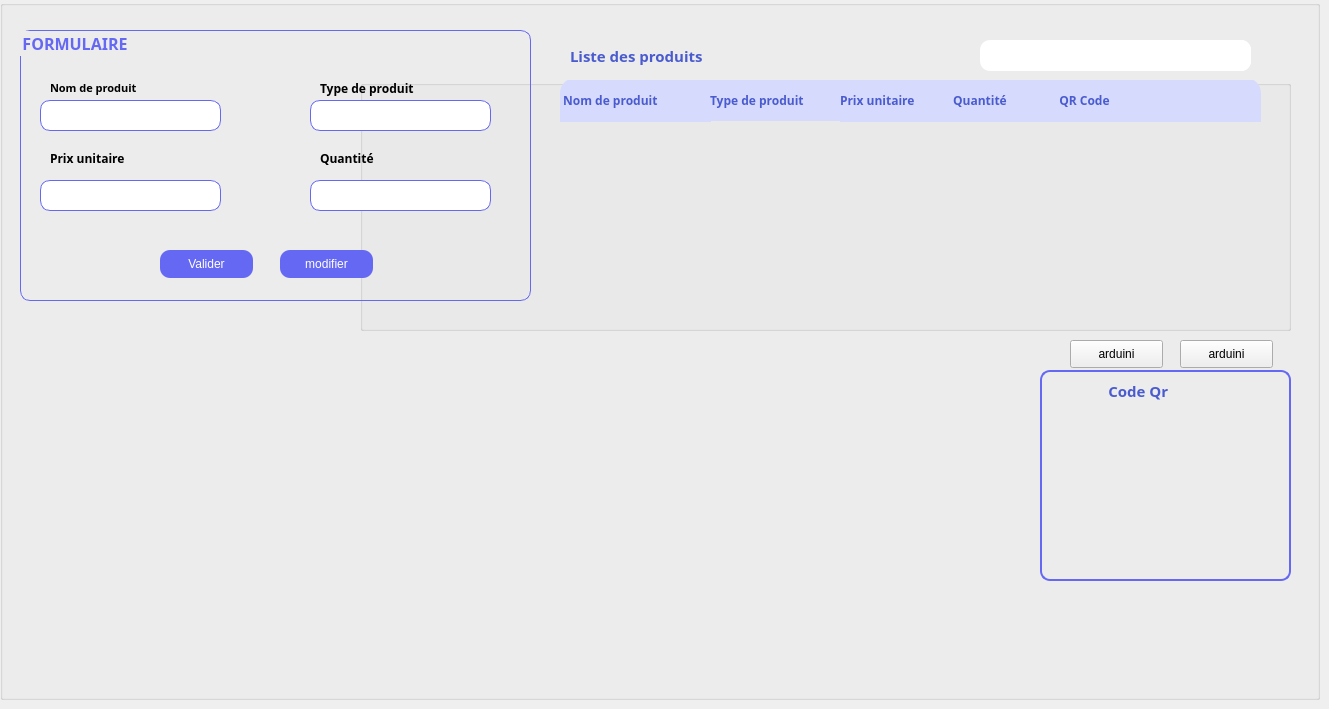
    <widget class="QWidget" name="tab_5">
     <property name="styleSheet">
      <string notr="true">#tab_5{
background-image: url(:/resource/img/bg.png);
}</string>
     </property>
     <attribute name="title">
      <string>Gest produits</string>
     </attribute>
     <widget class="QGroupBox" name="bg">
      <property name="geometry">
       <rect>
        <x>0</x>
        <y>0</y>
        <width>1320</width>
        <height>700</height>
       </rect>
      </property>
      <property name="styleSheet">
       <string notr="true">#bg{
background-image:url(c:/Users/Dell/Downloads/background.png);
}</string>
      </property>
      <property name="title">
       <string/>
      </property>
      <widget class="QLineEdit" name="edit_r">
       <property name="geometry">
        <rect>
         <x>980</x>
         <y>40</y>
         <width>271</width>
         <height>31</height>
        </rect>
       </property>
       <property name="styleSheet">
        <string notr="true">#edit_r{

border-radius:10px;
}</string>
       </property>
       <property name="text">
        <string/>
       </property>
      </widget>
      <widget class="QGroupBox" name="ajouter_p">
       <property name="geometry">
        <rect>
         <x>20</x>
         <y>30</y>
         <width>511</width>
         <height>271</height>
        </rect>
       </property>
       <property name="font">
        <font>
         <family>Montserrat ExtraBold</family>
         <pointsize>12</pointsize>
         <weight>75</weight>
         <italic>false</italic>
         <bold>true</bold>
        </font>
       </property>
       <property name="styleSheet">
        <string notr="true">#ajouter_p{
background-color:transparent;
border-radius:10px;
border: 1px solid #6568F3;
color:#6568F3;
}</string>
       </property>
       <property name="title">
        <string>FORMULAIRE</string>
       </property>
       <widget class="QLabel" name="label_n">
        <property name="geometry">
         <rect>
          <x>30</x>
          <y>50</y>
          <width>131</width>
          <height>16</height>
         </rect>
        </property>
        <property name="font">
         <font>
          <family>Montserrat ExtraBold</family>
          <pointsize>8</pointsize>
          <weight>75</weight>
          <bold>true</bold>
         </font>
        </property>
        <property name="text">
         <string>Nom de produit</string>
        </property>
       </widget>
       <widget class="QLabel" name="label_p">
        <property name="geometry">
         <rect>
          <x>30</x>
          <y>120</y>
          <width>121</width>
          <height>16</height>
         </rect>
        </property>
        <property name="font">
         <font>
          <family>Montserrat ExtraBold</family>
          <weight>75</weight>
          <bold>true</bold>
         </font>
        </property>
        <property name="text">
         <string>Prix unitaire</string>
        </property>
       </widget>
       <widget class="QLabel" name="label_q">
        <property name="geometry">
         <rect>
          <x>300</x>
          <y>120</y>
          <width>91</width>
          <height>16</height>
         </rect>
        </property>
        <property name="font">
         <font>
          <family>Montserrat ExtraBold</family>
          <weight>75</weight>
          <bold>true</bold>
         </font>
        </property>
        <property name="text">
         <string>Quantité</string>
        </property>
       </widget>
       <widget class="QLabel" name="label_t">
        <property name="geometry">
         <rect>
          <x>300</x>
          <y>50</y>
          <width>121</width>
          <height>16</height>
         </rect>
        </property>
        <property name="font">
         <font>
          <family>Montserrat ExtraBold</family>
          <weight>75</weight>
          <bold>true</bold>
         </font>
        </property>
        <property name="text">
         <string>Type de produit</string>
        </property>
       </widget>
       <widget class="QLineEdit" name="edit_nom">
        <property name="geometry">
         <rect>
          <x>20</x>
          <y>70</y>
          <width>181</width>
          <height>31</height>
         </rect>
        </property>
        <property name="styleSheet">
         <string notr="true">#edit_nom{
border-radius:10px;
border:1px solid #6568F3;
}</string>
        </property>
       </widget>
       <widget class="QLineEdit" name="edit_type">
        <property name="geometry">
         <rect>
          <x>290</x>
          <y>70</y>
          <width>181</width>
          <height>31</height>
         </rect>
        </property>
        <property name="styleSheet">
         <string notr="true">#edit_type{
border-radius:10px;
border:1px solid #6568F3;
}</string>
        </property>
       </widget>
       <widget class="QPushButton" name="valider_b">
        <property name="geometry">
         <rect>
          <x>140</x>
          <y>220</y>
          <width>93</width>
          <height>28</height>
         </rect>
        </property>
        <property name="styleSheet">
         <string notr="true">#valider_b{
color:white;
background-color:#6568F3;
border-radius:10px;
}
#valider_b:hover{
color:white;
background-color:#FF7244;
border-radius:10px;
}</string>
        </property>
        <property name="text">
         <string>Valider</string>
        </property>
       </widget>
       <widget class="QPushButton" name="modifier_b">
        <property name="geometry">
         <rect>
          <x>260</x>
          <y>220</y>
          <width>93</width>
          <height>28</height>
         </rect>
        </property>
        <property name="styleSheet">
         <string notr="true">#modifier_b{
color:white;
background-color:#6568F3;
border-radius:10px;
}
#modifier_b:hover{
color:white;
background-color:#FF7244;
border-radius:10px;
}</string>
        </property>
        <property name="text">
         <string>modifier</string>
        </property>
       </widget>
       <widget class="QLineEdit" name="edit_qu">
        <property name="geometry">
         <rect>
          <x>290</x>
          <y>150</y>
          <width>181</width>
          <height>31</height>
         </rect>
        </property>
        <property name="styleSheet">
         <string notr="true">#edit_qu{
border-radius:10px;
border:1px solid #6568F3;
}</string>
        </property>
       </widget>
       <widget class="QLineEdit" name="edit_prix">
        <property name="geometry">
         <rect>
          <x>20</x>
          <y>150</y>
          <width>181</width>
          <height>31</height>
         </rect>
        </property>
        <property name="styleSheet">
         <string notr="true">#edit_prix{
border-radius:10px;
border:1px solid #6568F3;
}</string>
        </property>
       </widget>
       <widget class="QTableView" name="tab_produits">
        <property name="geometry">
         <rect>
          <x>10</x>
          <y>20</y>
          <width>481</width>
          <height>241</height>
         </rect>
        </property>
        <property name="styleSheet">
         <string notr="true">background:transparent;
border:none;</string>
        </property>
       </widget>
       <zorder>tab_produits</zorder>
       <zorder>label_n</zorder>
       <zorder>label_p</zorder>
       <zorder>label_q</zorder>
       <zorder>label_t</zorder>
       <zorder>edit_nom</zorder>
       <zorder>edit_type</zorder>
       <zorder>valider_b</zorder>
       <zorder>modifier_b</zorder>
       <zorder>edit_qu</zorder>
       <zorder>edit_prix</zorder>
      </widget>
      <widget class="QPushButton" name="b_searsh">
       <property name="geometry">
        <rect>
         <x>1210</x>
         <y>40</y>
         <width>41</width>
         <height>31</height>
        </rect>
       </property>
       <property name="styleSheet">
        <string notr="true">#b_searsh{
background-color:white;
border-radius:10px;
}
#b_searsh:hover{
background-color:#D6DBFD;

}</string>
       </property>
       <property name="text">
        <string/>
       </property>
       <property name="icon">
        <iconset>
         <normaloff>../../Downloads/search.png</normaloff>../../Downloads/search.png</iconset>
       </property>
       <property name="iconSize">
        <size>
         <width>20</width>
         <height>20</height>
        </size>
       </property>
       <property name="checkable">
        <bool>true</bool>
       </property>
       <property name="checked">
        <bool>true</bool>
       </property>
      </widget>
      <widget class="QGroupBox" name="groupBox_4">
       <property name="geometry">
        <rect>
         <x>360</x>
         <y>80</y>
         <width>931</width>
         <height>251</height>
        </rect>
       </property>
       <property name="title">
        <string/>
       </property>
       <widget class="QLabel" name="labelT1">
        <property name="geometry">
         <rect>
          <x>200</x>
          <y>-2</y>
          <width>151</width>
          <height>44</height>
         </rect>
        </property>
        <property name="font">
         <font>
          <family>Montserrat ExtraBold</family>
          <weight>75</weight>
          <bold>true</bold>
         </font>
        </property>
        <property name="styleSheet">
         <string notr="true">#labelT1{
background-color:#D6DBFD;
color:#4A5BCF;
border-top-left-radius:15px;
}</string>
        </property>
        <property name="text">
         <string> Nom de produit</string>
        </property>
       </widget>
       <widget class="QLabel" name="labelT1_2">
        <property name="geometry">
         <rect>
          <x>350</x>
          <y>0</y>
          <width>131</width>
          <height>41</height>
         </rect>
        </property>
        <property name="font">
         <font>
          <family>Montserrat ExtraBold</family>
          <weight>75</weight>
          <bold>true</bold>
         </font>
        </property>
        <property name="styleSheet">
         <string notr="true">#labelT1_2{
background-color:#D6DBFD;
color:#4A5BCF;

}</string>
        </property>
        <property name="text">
         <string>Type de produit</string>
        </property>
       </widget>
       <widget class="QLabel" name="labelT1_4">
        <property name="geometry">
         <rect>
          <x>480</x>
          <y>-2</y>
          <width>111</width>
          <height>44</height>
         </rect>
        </property>
        <property name="font">
         <font>
          <family>Montserrat ExtraBold</family>
          <weight>75</weight>
          <bold>true</bold>
         </font>
        </property>
        <property name="styleSheet">
         <string notr="true">#labelT1_4{
background-color:#D6DBFD;
color:#4A5BCF;
}</string>
        </property>
        <property name="text">
         <string>Prix unitaire</string>
        </property>
       </widget>
       <widget class="QLabel" name="labelT1_17">
        <property name="geometry">
         <rect>
          <x>800</x>
          <y>-2</y>
          <width>101</width>
          <height>44</height>
         </rect>
        </property>
        <property name="font">
         <font>
          <family>Montserrat ExtraBold</family>
          <weight>75</weight>
          <bold>true</bold>
         </font>
        </property>
        <property name="styleSheet">
         <string notr="true">#labelT1_17{
background-color:#D6DBFD;
color:#4A5BCF;
border-top-right-radius:15px;
}</string>
        </property>
        <property name="text">
         <string/>
        </property>
       </widget>
       <widget class="QLabel" name="labelT1_3">
        <property name="geometry">
         <rect>
          <x>590</x>
          <y>-2</y>
          <width>101</width>
          <height>44</height>
         </rect>
        </property>
        <property name="font">
         <font>
          <family>Montserrat ExtraBold</family>
          <weight>75</weight>
          <bold>true</bold>
         </font>
        </property>
        <property name="styleSheet">
         <string notr="true">#labelT1_3{
background-color:#D6DBFD;
color:#4A5BCF;
}</string>
        </property>
        <property name="text">
         <string> Quantité</string>
        </property>
       </widget>
       <widget class="QLabel" name="labelT1_18">
        <property name="geometry">
         <rect>
          <x>690</x>
          <y>-2</y>
          <width>111</width>
          <height>44</height>
         </rect>
        </property>
        <property name="font">
         <font>
          <family>Montserrat ExtraBold</family>
          <weight>75</weight>
          <bold>true</bold>
         </font>
        </property>
        <property name="styleSheet">
         <string notr="true">#labelT1_18{
background-color:#D6DBFD;
color:#4A5BCF;
}</string>
        </property>
        <property name="text">
         <string>   QR Code</string>
        </property>
       </widget>
       <widget class="QScrollArea" name="scrollArea_P">
        <property name="geometry">
         <rect>
          <x>190</x>
          <y>40</y>
          <width>721</width>
          <height>181</height>
         </rect>
        </property>
        <property name="styleSheet">
         <string notr="true">background-color:transparent;
border: 1px solid transparent;</string>
        </property>
        <property name="widgetResizable">
         <bool>true</bool>
        </property>
        <widget class="QWidget" name="scrollAreaContents_P">
         <property name="geometry">
          <rect>
           <x>0</x>
           <y>0</y>
           <width>719</width>
           <height>179</height>
          </rect>
         </property>
        </widget>
       </widget>
      </widget>
      <widget class="QLabel" name="liste_p">
       <property name="geometry">
        <rect>
         <x>570</x>
         <y>40</y>
         <width>211</width>
         <height>31</height>
        </rect>
       </property>
       <property name="font">
        <font>
         <family>Montserrat ExtraBold</family>
         <pointsize>11</pointsize>
         <weight>75</weight>
         <bold>true</bold>
        </font>
       </property>
       <property name="styleSheet">
        <string notr="true">#liste_p{
color:#4A5BCF;
}</string>
       </property>
       <property name="text">
        <string>Liste des produits</string>
       </property>
      </widget>
      <widget class="QFrame" name="horizontalFrame_P">
       <property name="geometry">
        <rect>
         <x>370</x>
         <y>350</y>
         <width>661</width>
         <height>291</height>
        </rect>
       </property>
       <property name="styleSheet">
        <string notr="true">background-color:transparent;</string>
       </property>
       <layout class="QHBoxLayout" name="horizontalLayout_4"/>
      </widget>
      <widget class="QPushButton" name="excel">
       <property name="geometry">
        <rect>
         <x>750</x>
         <y>36</y>
         <width>40</width>
         <height>40</height>
        </rect>
       </property>
       <property name="styleSheet">
        <string notr="true">#excel{
background-color:transparent;
border-radius:15px;
}
#excel:hover{
background-color:#FF7244;
border-radius:10px;
}
</string>
       </property>
       <property name="text">
        <string/>
       </property>
       <property name="icon">
        <iconset resource="Resources.qrc">
         <normaloff>:/Machine_resources/img_m/excel.png</normaloff>:/Machine_resources/img_m/excel.png</iconset>
       </property>
       <property name="iconSize">
        <size>
         <width>30</width>
         <height>30</height>
        </size>
       </property>
       <property name="checkable">
        <bool>true</bool>
       </property>
       <property name="checked">
        <bool>true</bool>
       </property>
      </widget>
      <widget class="QFrame" name="circleFrame_P">
       <property name="geometry">
        <rect>
         <x>-70</x>
         <y>350</y>
         <width>471</width>
         <height>311</height>
        </rect>
       </property>
       <property name="styleSheet">
        <string notr="true">background-color:transparent;</string>
       </property>
       <layout class="QHBoxLayout" name="horizontalLayout_5"/>
      </widget>
      <widget class="QPushButton" name="refreshBtn_2">
       <property name="geometry">
        <rect>
         <x>600</x>
         <y>10</y>
         <width>93</width>
         <height>28</height>
        </rect>
       </property>
       <property name="styleSheet">
        <string notr="true">background-color:transparent;
border:none;</string>
       </property>
       <property name="text">
        <string/>
       </property>
      </widget>
      <widget class="QLabel" name="QRCODE_3">
       <property name="geometry">
        <rect>
         <x>1110</x>
         <y>410</y>
         <width>171</width>
         <height>151</height>
        </rect>
       </property>
       <property name="styleSheet">
        <string notr="true"/>
       </property>
       <property name="text">
        <string/>
       </property>
      </widget>
      <widget class="QLabel" name="QRCODE_4">
       <property name="geometry">
        <rect>
         <x>1040</x>
         <y>370</y>
         <width>251</width>
         <height>211</height>
        </rect>
       </property>
       <property name="styleSheet">
        <string notr="true">border-radius:10px;
border: 2px solid #6568F3;</string>
       </property>
       <property name="text">
        <string/>
       </property>
      </widget>
      <widget class="QLabel" name="code_qr">
       <property name="geometry">
        <rect>
         <x>1050</x>
         <y>370</y>
         <width>251</width>
         <height>41</height>
        </rect>
       </property>
       <property name="font">
        <font>
         <family>Montserrat ExtraBold</family>
         <pointsize>11</pointsize>
         <weight>75</weight>
         <bold>true</bold>
        </font>
       </property>
       <property name="styleSheet">
        <string notr="true">#code_qr{
color:#4A5BCF;
}</string>
       </property>
       <property name="text">
        <string>               Code Qr</string>
       </property>
      </widget>
      <widget class="QPushButton" name="arduino">
       <property name="geometry">
        <rect>
         <x>1180</x>
         <y>340</y>
         <width>93</width>
         <height>28</height>
        </rect>
       </property>
       <property name="styleSheet">
        <string notr="true">#valider_b{
color:white;
background-color:#6568F3;
border-radius:10px;
}
#valider_b:hover{
color:white;
background-color:#FF7244;
border-radius:10px;
}</string>
       </property>
       <property name="text">
        <string>arduini</string>
       </property>
      </widget>
      <widget class="QPushButton" name="arduino_2">
       <property name="geometry">
        <rect>
         <x>1070</x>
         <y>340</y>
         <width>93</width>
         <height>28</height>
        </rect>
       </property>
       <property name="styleSheet">
        <string notr="true">#valider_b{
color:white;
background-color:#6568F3;
border-radius:10px;
}
#valider_b:hover{
color:white;
background-color:#FF7244;
border-radius:10px;
}</string>
       </property>
       <property name="text">
        <string>arduini</string>
       </property>
      </widget>
      <zorder>groupBox_4</zorder>
      <zorder>horizontalFrame_P</zorder>
      <zorder>circleFrame_P</zorder>
      <zorder>refreshBtn_2</zorder>
      <zorder>edit_r</zorder>
      <zorder>ajouter_p</zorder>
      <zorder>b_searsh</zorder>
      <zorder>liste_p</zorder>
      <zorder>excel</zorder>
      <zorder>QRCODE_4</zorder>
      <zorder>QRCODE_3</zorder>
      <zorder>code_qr</zorder>
      <zorder>arduino</zorder>
      <zorder>arduino_2</zorder>
     </widget>
    </widget>
